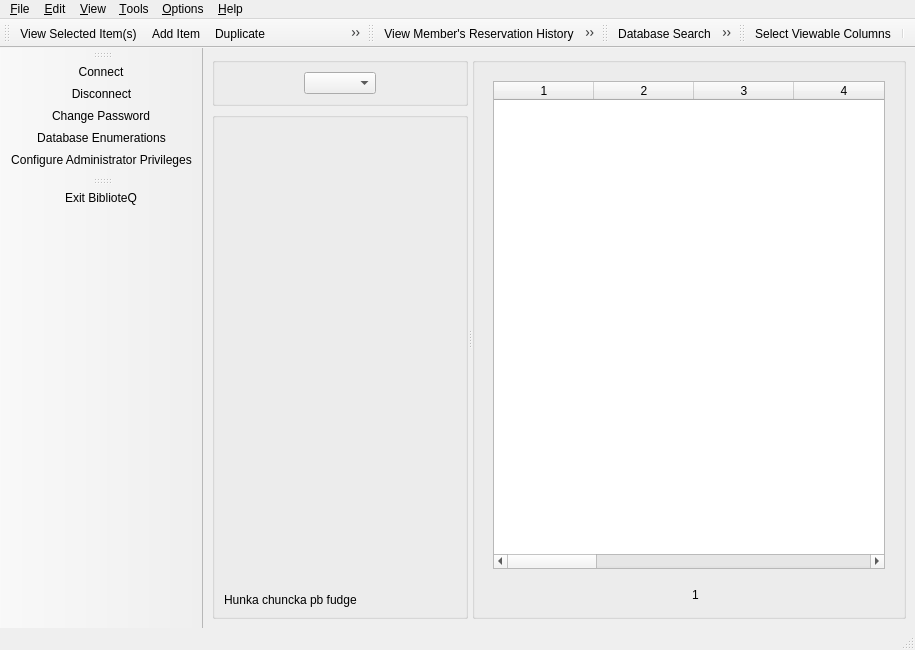
<?xml version="1.0" encoding="UTF-8"?>
<ui version="4.0">
 <class>mainWindow</class>
 <widget class="QMainWindow" name="mainWindow">
  <property name="geometry">
   <rect>
    <x>0</x>
    <y>0</y>
    <width>900</width>
    <height>650</height>
   </rect>
  </property>
  <property name="windowTitle">
   <string>BiblioteQ</string>
  </property>
  <property name="windowIcon">
   <iconset>
    <normaloff>icons.d/book.png</normaloff>icons.d/book.png</iconset>
  </property>
  <widget class="QWidget" name="centralwidget">
   <layout class="QVBoxLayout" name="verticalLayout_4">
    <item>
     <widget class="QSplitter" name="splitter">
      <property name="orientation">
       <enum>Qt::Horizontal</enum>
      </property>
      <widget class="QWidget" name="layoutWidget">
       <layout class="QVBoxLayout" name="verticalLayout_3">
        <item>
         <widget class="QGroupBox" name="groupBox">
          <property name="flat">
           <bool>false</bool>
          </property>
          <layout class="QVBoxLayout" name="verticalLayout_2">
           <item>
            <layout class="QHBoxLayout" name="horizontalLayout">
             <item>
              <spacer name="horizontalSpacer_3">
               <property name="orientation">
                <enum>Qt::Horizontal</enum>
               </property>
               <property name="sizeType">
                <enum>QSizePolicy::Fixed</enum>
               </property>
               <property name="sizeHint" stdset="0">
                <size>
                 <width>40</width>
                 <height>20</height>
                </size>
               </property>
              </spacer>
             </item>
             <item>
              <widget class="QComboBox" name="typefilter">
               <property name="sizePolicy">
                <sizepolicy hsizetype="Fixed" vsizetype="Fixed">
                 <horstretch>0</horstretch>
                 <verstretch>0</verstretch>
                </sizepolicy>
               </property>
              </widget>
             </item>
             <item>
              <spacer name="horizontalSpacer_4">
               <property name="orientation">
                <enum>Qt::Horizontal</enum>
               </property>
               <property name="sizeType">
                <enum>QSizePolicy::Fixed</enum>
               </property>
               <property name="sizeHint" stdset="0">
                <size>
                 <width>40</width>
                 <height>20</height>
                </size>
               </property>
              </spacer>
             </item>
            </layout>
           </item>
          </layout>
         </widget>
        </item>
        <item>
         <widget class="QGroupBox" name="itemSummary">
          <property name="flat">
           <bool>false</bool>
          </property>
          <layout class="QVBoxLayout">
           <item>
            <widget class="QLabel" name="summary">
             <property name="frameShape">
              <enum>QFrame::NoFrame</enum>
             </property>
             <property name="text">
              <string/>
             </property>
             <property name="wordWrap">
              <bool>true</bool>
             </property>
            </widget>
           </item>
           <item>
            <widget class="QLabel" name="frontImage">
             <property name="sizePolicy">
              <sizepolicy hsizetype="Fixed" vsizetype="Preferred">
               <horstretch>0</horstretch>
               <verstretch>0</verstretch>
              </sizepolicy>
             </property>
             <property name="text">
              <string/>
             </property>
             <property name="scaledContents">
              <bool>true</bool>
             </property>
            </widget>
           </item>
           <item>
            <widget class="QLabel" name="backImage">
             <property name="sizePolicy">
              <sizepolicy hsizetype="Fixed" vsizetype="Preferred">
               <horstretch>0</horstretch>
               <verstretch>0</verstretch>
              </sizepolicy>
             </property>
             <property name="text">
              <string/>
             </property>
             <property name="scaledContents">
              <bool>true</bool>
             </property>
            </widget>
           </item>
           <item>
            <spacer>
             <property name="orientation">
              <enum>Qt::Vertical</enum>
             </property>
             <property name="sizeHint" stdset="0">
              <size>
               <width>20</width>
               <height>47</height>
              </size>
             </property>
            </spacer>
           </item>
           <item>
            <widget class="QLabel" name="label">
             <property name="text">
              <string>Hunka chuncka pb fudge</string>
             </property>
            </widget>
           </item>
          </layout>
         </widget>
        </item>
       </layout>
      </widget>
      <widget class="QGroupBox" name="groupBox_2">
       <layout class="QVBoxLayout" name="verticalLayout">
        <item>
         <widget class="QStackedWidget" name="stackedWidget">
          <property name="currentIndex">
           <number>1</number>
          </property>
          <widget class="QWidget" name="page_2">
           <layout class="QVBoxLayout" name="verticalLayout_6">
            <item>
             <widget class="QGraphicsView" name="graphicsView">
              <property name="viewportUpdateMode">
               <enum>QGraphicsView::FullViewportUpdate</enum>
              </property>
             </widget>
            </item>
           </layout>
          </widget>
          <widget class="QWidget" name="page">
           <layout class="QVBoxLayout" name="verticalLayout_5">
            <item>
             <widget class="main_table" name="table">
              <property name="editTriggers">
               <set>QAbstractItemView::NoEditTriggers</set>
              </property>
              <property name="showDropIndicator" stdset="0">
               <bool>true</bool>
              </property>
              <property name="dragEnabled">
               <bool>false</bool>
              </property>
              <property name="alternatingRowColors">
               <bool>true</bool>
              </property>
              <property name="selectionMode">
               <enum>QAbstractItemView::MultiSelection</enum>
              </property>
              <property name="selectionBehavior">
               <enum>QAbstractItemView::SelectRows</enum>
              </property>
              <property name="verticalScrollMode">
               <enum>QAbstractItemView::ScrollPerItem</enum>
              </property>
              <property name="horizontalScrollMode">
               <enum>QAbstractItemView::ScrollPerPixel</enum>
              </property>
              <property name="showGrid">
               <bool>true</bool>
              </property>
              <property name="sortingEnabled">
               <bool>true</bool>
              </property>
              <property name="columnCount">
               <number>16</number>
              </property>
              <attribute name="horizontalHeaderShowSortIndicator" stdset="0">
               <bool>true</bool>
              </attribute>
              <column>
               <property name="text">
                <string>1</string>
               </property>
              </column>
              <column>
               <property name="text">
                <string>2</string>
               </property>
              </column>
              <column>
               <property name="text">
                <string>3</string>
               </property>
              </column>
              <column>
               <property name="text">
                <string>4</string>
               </property>
              </column>
              <column>
               <property name="text">
                <string>5</string>
               </property>
              </column>
              <column>
               <property name="text">
                <string>6</string>
               </property>
              </column>
              <column>
               <property name="text">
                <string>7</string>
               </property>
              </column>
              <column>
               <property name="text">
                <string>8</string>
               </property>
              </column>
              <column>
               <property name="text">
                <string>9</string>
               </property>
              </column>
              <column>
               <property name="text">
                <string>10</string>
               </property>
              </column>
              <column>
               <property name="text">
                <string>11</string>
               </property>
              </column>
              <column>
               <property name="text">
                <string>12</string>
               </property>
              </column>
              <column>
               <property name="text">
                <string>13</string>
               </property>
              </column>
              <column>
               <property name="text">
                <string>14</string>
               </property>
              </column>
              <column>
               <property name="text">
                <string>15</string>
               </property>
              </column>
              <column>
               <property name="text">
                <string>16</string>
               </property>
              </column>
             </widget>
            </item>
           </layout>
          </widget>
         </widget>
        </item>
        <item>
         <layout class="QHBoxLayout" name="horizontalLayout_2">
          <item>
           <widget class="QLabel" name="itemsCountLabel">
            <property name="text">
             <string/>
            </property>
           </widget>
          </item>
          <item>
           <spacer name="horizontalSpacer_5">
            <property name="orientation">
             <enum>Qt::Horizontal</enum>
            </property>
            <property name="sizeHint" stdset="0">
             <size>
              <width>40</width>
              <height>20</height>
             </size>
            </property>
           </spacer>
          </item>
          <item>
           <widget class="QToolButton" name="previousPageButton">
            <property name="toolTip">
             <string>Previous Page</string>
            </property>
            <property name="icon">
             <iconset>
              <normaloff>icons.d/16x16/previous.png</normaloff>icons.d/16x16/previous.png</iconset>
            </property>
            <property name="iconSize">
             <size>
              <width>16</width>
              <height>16</height>
             </size>
            </property>
            <property name="autoRaise">
             <bool>true</bool>
            </property>
           </widget>
          </item>
          <item>
           <widget class="QLabel" name="pagesLabel">
            <property name="text">
             <string>1</string>
            </property>
            <property name="textFormat">
             <enum>Qt::RichText</enum>
            </property>
            <property name="alignment">
             <set>Qt::AlignCenter</set>
            </property>
           </widget>
          </item>
          <item>
           <widget class="QToolButton" name="nextPageButton">
            <property name="toolTip">
             <string>Next Page</string>
            </property>
            <property name="icon">
             <iconset>
              <normaloff>icons.d/16x16/next.png</normaloff>icons.d/16x16/next.png</iconset>
            </property>
            <property name="iconSize">
             <size>
              <width>16</width>
              <height>16</height>
             </size>
            </property>
            <property name="autoRaise">
             <bool>true</bool>
            </property>
           </widget>
          </item>
          <item>
           <spacer name="horizontalSpacer">
            <property name="orientation">
             <enum>Qt::Horizontal</enum>
            </property>
            <property name="sizeHint" stdset="0">
             <size>
              <width>40</width>
              <height>20</height>
             </size>
            </property>
           </spacer>
          </item>
         </layout>
        </item>
       </layout>
      </widget>
     </widget>
    </item>
   </layout>
  </widget>
  <widget class="QMenuBar" name="menubar">
   <property name="geometry">
    <rect>
     <x>0</x>
     <y>0</y>
     <width>900</width>
     <height>21</height>
    </rect>
   </property>
   <widget class="QMenu" name="menuHelp">
    <property name="title">
     <string>&amp;Help</string>
    </property>
    <addaction name="actionAbout"/>
   </widget>
   <widget class="QMenu" name="menuTools">
    <property name="title">
     <string>&amp;Tools</string>
    </property>
    <addaction name="actionResizeColumns"/>
    <addaction name="actionShowErrorDialog"/>
    <addaction name="separator"/>
    <addaction name="actionDatabaseSearch"/>
    <addaction name="actionRefreshTable"/>
   </widget>
   <widget class="QMenu" name="menu_File">
    <property name="title">
     <string>&amp;File</string>
    </property>
    <widget class="QMenu" name="menu_Recent_SQLite_Files">
     <property name="title">
      <string>&amp;Recent SQLite Files</string>
     </property>
    </widget>
    <addaction name="action_New_SQLite_Database"/>
    <addaction name="menu_Recent_SQLite_Files"/>
    <addaction name="separator"/>
    <addaction name="actionConnect"/>
    <addaction name="actionDisconnect"/>
    <addaction name="separator"/>
    <addaction name="actionExport_Current_View"/>
    <addaction name="separator"/>
    <addaction name="actionExit"/>
   </widget>
   <widget class="QMenu" name="menu_Edit">
    <property name="title">
     <string>&amp;Edit</string>
    </property>
    <widget class="QMenu" name="menu_Add_Item">
     <property name="title">
      <string>&amp;Add Item</string>
     </property>
     <property name="icon">
      <iconset>
       <normaloff>icons.d/16x16/add.png</normaloff>icons.d/16x16/add.png</iconset>
     </property>
     <addaction name="action_Book"/>
     <addaction name="action_DVD"/>
     <addaction name="action_Journal"/>
     <addaction name="action_Magazine"/>
     <addaction name="actionMusic_CD"/>
     <addaction name="action_Video_Game"/>
    </widget>
    <addaction name="menu_Add_Item"/>
    <addaction name="actionDeleteEntry"/>
    <addaction name="actionDuplicateEntry"/>
    <addaction name="actionModifyEntry"/>
   </widget>
   <widget class="QMenu" name="menu_View">
    <property name="title">
     <string>&amp;View</string>
    </property>
    <addaction name="actionMembersBrowser"/>
    <addaction name="actionViewDetails"/>
    <addaction name="separator"/>
   </widget>
   <widget class="QMenu" name="menuOptions">
    <property name="title">
     <string>&amp;Options</string>
    </property>
    <widget class="QMenu" name="menuEntriesPerPage">
     <property name="title">
      <string>E&amp;ntries per Page</string>
     </property>
    </widget>
    <widget class="QMenu" name="menuPreferredZ3950Server">
     <property name="title">
      <string>Preferred &amp;Z39.50 Site</string>
     </property>
    </widget>
    <addaction name="actionAutomaticallySaveSettingsOnExit"/>
    <addaction name="actionShowGrid"/>
    <addaction name="actionPopulate_Administrator_Browser_Table_on_Display"/>
    <addaction name="actionPopulate_Database_Enumerations_Browser_on_Display"/>
    <addaction name="actionPopulate_Members_Browser_Table_on_Display"/>
    <addaction name="actionPopulateOnStart"/>
    <addaction name="actionAutoPopulateOnCreation"/>
    <addaction name="actionPreserveGeometry"/>
    <addaction name="actionResetErrorLogOnDisconnect"/>
    <addaction name="separator"/>
    <addaction name="menuEntriesPerPage"/>
    <addaction name="menuPreferredZ3950Server"/>
    <addaction name="separator"/>
    <addaction name="actionSaveSettings"/>
    <addaction name="actionSetGlobalFonts"/>
   </widget>
   <addaction name="menu_File"/>
   <addaction name="menu_Edit"/>
   <addaction name="menu_View"/>
   <addaction name="menuTools"/>
   <addaction name="menuOptions"/>
   <addaction name="menuHelp"/>
  </widget>
  <widget class="QStatusBar" name="statusbar"/>
  <widget class="QToolBar" name="toolBar">
   <property name="windowTitle">
    <string>Connect Toobar</string>
   </property>
   <property name="iconSize">
    <size>
     <width>32</width>
     <height>32</height>
    </size>
   </property>
   <attribute name="toolBarArea">
    <enum>LeftToolBarArea</enum>
   </attribute>
   <attribute name="toolBarBreak">
    <bool>false</bool>
   </attribute>
   <addaction name="connectTool"/>
   <addaction name="disconnectTool"/>
   <addaction name="actionChangePassword"/>
   <addaction name="actionDatabase_Enumerations"/>
   <addaction name="actionConfigureAdministratorPrivileges"/>
  </widget>
  <widget class="QToolBar" name="toolBar_2">
   <property name="windowTitle">
    <string>Edit Toolbar</string>
   </property>
   <property name="iconSize">
    <size>
     <width>32</width>
     <height>32</height>
    </size>
   </property>
   <attribute name="toolBarArea">
    <enum>TopToolBarArea</enum>
   </attribute>
   <attribute name="toolBarBreak">
    <bool>false</bool>
   </attribute>
   <addaction name="detailsTool"/>
   <addaction name="createTool"/>
   <addaction name="duplicateTool"/>
   <addaction name="deleteTool"/>
   <addaction name="modifyTool"/>
   <addaction name="printTool"/>
  </widget>
  <widget class="QToolBar" name="toolBar_3">
   <property name="windowTitle">
    <string>Reservations Toolbar</string>
   </property>
   <property name="iconSize">
    <size>
     <width>32</width>
     <height>32</height>
    </size>
   </property>
   <attribute name="toolBarArea">
    <enum>TopToolBarArea</enum>
   </attribute>
   <attribute name="toolBarBreak">
    <bool>false</bool>
   </attribute>
   <addaction name="actionReservationHistory"/>
   <addaction name="actionRequests"/>
   <addaction name="reserveTool"/>
   <addaction name="userTool"/>
  </widget>
  <widget class="QToolBar" name="toolBar_4">
   <property name="windowTitle">
    <string>Search Toolbar</string>
   </property>
   <property name="iconSize">
    <size>
     <width>32</width>
     <height>32</height>
    </size>
   </property>
   <attribute name="toolBarArea">
    <enum>TopToolBarArea</enum>
   </attribute>
   <attribute name="toolBarBreak">
    <bool>false</bool>
   </attribute>
   <addaction name="searchTool"/>
   <addaction name="customQueryTool"/>
   <addaction name="refreshTool"/>
  </widget>
  <widget class="QToolBar" name="toolBar_5">
   <property name="windowTitle">
    <string>Configurations Toolbar</string>
   </property>
   <property name="iconSize">
    <size>
     <width>32</width>
     <height>32</height>
    </size>
   </property>
   <attribute name="toolBarArea">
    <enum>TopToolBarArea</enum>
   </attribute>
   <attribute name="toolBarBreak">
    <bool>false</bool>
   </attribute>
   <addaction name="configTool"/>
   <addaction name="separator"/>
  </widget>
  <widget class="QToolBar" name="toolBar_6">
   <property name="windowTitle">
    <string>Exit Toolbar</string>
   </property>
   <property name="iconSize">
    <size>
     <width>32</width>
     <height>32</height>
    </size>
   </property>
   <attribute name="toolBarArea">
    <enum>LeftToolBarArea</enum>
   </attribute>
   <attribute name="toolBarBreak">
    <bool>false</bool>
   </attribute>
   <addaction name="exitTool"/>
  </widget>
  <action name="actionAbout">
   <property name="icon">
    <iconset>
     <normaloff>icons.d/16x16/info.png</normaloff>icons.d/16x16/info.png</iconset>
   </property>
   <property name="text">
    <string>&amp;About</string>
   </property>
  </action>
  <action name="actionShowGrid">
   <property name="checkable">
    <bool>true</bool>
   </property>
   <property name="text">
    <string>&amp;Display Table Grid</string>
   </property>
  </action>
  <action name="actionResizeColumns">
   <property name="icon">
    <iconset>
     <normaloff>icons.d/16x16/resizecol.png</normaloff>icons.d/16x16/resizecol.png</iconset>
   </property>
   <property name="text">
    <string>&amp;Resize Columns to Contents</string>
   </property>
  </action>
  <action name="actionSaveSettings">
   <property name="icon">
    <iconset>
     <normaloff>icons.d/16x16/filesave.png</normaloff>icons.d/16x16/filesave.png</iconset>
   </property>
   <property name="text">
    <string>&amp;Save Settings</string>
   </property>
   <property name="shortcut">
    <string>Ctrl+S</string>
   </property>
  </action>
  <action name="actionPopulateOnStart">
   <property name="checkable">
    <bool>true</bool>
   </property>
   <property name="checked">
    <bool>false</bool>
   </property>
   <property name="text">
    <string>&amp;Populate View on Connect</string>
   </property>
  </action>
  <action name="actionShowErrorDialog">
   <property name="icon">
    <iconset>
     <normaloff>icons.d/16x16/log.png</normaloff>icons.d/16x16/log.png</iconset>
   </property>
   <property name="text">
    <string>View Error &amp;Log</string>
   </property>
   <property name="shortcut">
    <string>Ctrl+L</string>
   </property>
  </action>
  <action name="actionResetErrorLogOnDisconnect">
   <property name="checkable">
    <bool>true</bool>
   </property>
   <property name="text">
    <string>Reset &amp;Error Log on Disconnect</string>
   </property>
  </action>
  <action name="actionConnect">
   <property name="icon">
    <iconset>
     <normaloff>icons.d/16x16/connected.png</normaloff>icons.d/16x16/connected.png</iconset>
   </property>
   <property name="text">
    <string>&amp;Connect</string>
   </property>
   <property name="shortcut">
    <string>Ctrl+C</string>
   </property>
  </action>
  <action name="actionDisconnect">
   <property name="icon">
    <iconset>
     <normaloff>icons.d/16x16/disconnected.png</normaloff>icons.d/16x16/disconnected.png</iconset>
   </property>
   <property name="text">
    <string>&amp;Disconnect</string>
   </property>
   <property name="shortcut">
    <string>Ctrl+D</string>
   </property>
  </action>
  <action name="actionExit">
   <property name="icon">
    <iconset>
     <normaloff>icons.d/16x16/exit.png</normaloff>icons.d/16x16/exit.png</iconset>
   </property>
   <property name="text">
    <string>Exit Bibliote&amp;Q</string>
   </property>
   <property name="shortcut">
    <string>Ctrl+Q</string>
   </property>
  </action>
  <action name="actionDeleteEntry">
   <property name="icon">
    <iconset>
     <normaloff>icons.d/16x16/eraser.png</normaloff>icons.d/16x16/eraser.png</iconset>
   </property>
   <property name="text">
    <string>&amp;Delete Selected Item(s)</string>
   </property>
   <property name="shortcut">
    <string>Ctrl+X</string>
   </property>
  </action>
  <action name="actionModifyEntry">
   <property name="icon">
    <iconset>
     <normaloff>icons.d/16x16/edit.png</normaloff>icons.d/16x16/edit.png</iconset>
   </property>
   <property name="text">
    <string>&amp;Modify Selected Item(s)</string>
   </property>
   <property name="shortcut">
    <string>Ctrl+V</string>
   </property>
  </action>
  <action name="actionMembersBrowser">
   <property name="icon">
    <iconset>
     <normaloff>icons.d/16x16/members.png</normaloff>icons.d/16x16/members.png</iconset>
   </property>
   <property name="text">
    <string>&amp;Members Browser</string>
   </property>
   <property name="shortcut">
    <string>Ctrl+M</string>
   </property>
  </action>
  <action name="actionDatabaseSearch">
   <property name="icon">
    <iconset>
     <normaloff>icons.d/16x16/find.png</normaloff>icons.d/16x16/find.png</iconset>
   </property>
   <property name="text">
    <string>&amp;Database Search</string>
   </property>
   <property name="iconText">
    <string>Database Search</string>
   </property>
   <property name="toolTip">
    <string>Database Search</string>
   </property>
   <property name="shortcut">
    <string>Ctrl+F</string>
   </property>
  </action>
  <action name="actionRefreshTable">
   <property name="icon">
    <iconset>
     <normaloff>icons.d/16x16/reload.png</normaloff>icons.d/16x16/reload.png</iconset>
   </property>
   <property name="text">
    <string>&amp;Refresh View</string>
   </property>
   <property name="shortcut">
    <string>Ctrl+R</string>
   </property>
  </action>
  <action name="actionViewDetails">
   <property name="icon">
    <iconset>
     <normaloff>icons.d/16x16/details.png</normaloff>icons.d/16x16/details.png</iconset>
   </property>
   <property name="text">
    <string>&amp;Selected Item(s)</string>
   </property>
   <property name="shortcut">
    <string>Ctrl+V</string>
   </property>
  </action>
  <action name="actionSetGlobalFonts">
   <property name="icon">
    <iconset>
     <normaloff>icons.d/16x16/fonts.png</normaloff>icons.d/16x16/fonts.png</iconset>
   </property>
   <property name="text">
    <string>Select &amp;Global Font</string>
   </property>
   <property name="shortcut">
    <string>Ctrl+G</string>
   </property>
  </action>
  <action name="actionAutoPopulateOnCreation">
   <property name="checkable">
    <bool>true</bool>
   </property>
   <property name="text">
    <string>Populate View on Item &amp;Creation</string>
   </property>
  </action>
  <action name="connectTool">
   <property name="icon">
    <iconset>
     <normaloff>icons.d/32x32/connect_established.png</normaloff>icons.d/32x32/connect_established.png</iconset>
   </property>
   <property name="text">
    <string>Connect</string>
   </property>
  </action>
  <action name="disconnectTool">
   <property name="icon">
    <iconset>
     <normaloff>icons.d/32x32/connect_no.png</normaloff>icons.d/32x32/connect_no.png</iconset>
   </property>
   <property name="text">
    <string>Disconnect</string>
   </property>
  </action>
  <action name="detailsTool">
   <property name="icon">
    <iconset>
     <normaloff>icons.d/32x32/details.png</normaloff>icons.d/32x32/details.png</iconset>
   </property>
   <property name="text">
    <string>View Selected Item(s)</string>
   </property>
  </action>
  <action name="createTool">
   <property name="icon">
    <iconset>
     <normaloff>icons.d/32x32/add.png</normaloff>icons.d/32x32/add.png</iconset>
   </property>
   <property name="text">
    <string>Add Item</string>
   </property>
   <property name="menuRole">
    <enum>QAction::TextHeuristicRole</enum>
   </property>
  </action>
  <action name="deleteTool">
   <property name="icon">
    <iconset>
     <normaloff>icons.d/32x32/remove.png</normaloff>icons.d/32x32/remove.png</iconset>
   </property>
   <property name="text">
    <string>Delete Selected Item(s)</string>
   </property>
  </action>
  <action name="modifyTool">
   <property name="icon">
    <iconset>
     <normaloff>icons.d/32x32/edit.png</normaloff>icons.d/32x32/edit.png</iconset>
   </property>
   <property name="text">
    <string>Modify Selected Item(s)</string>
   </property>
  </action>
  <action name="printTool">
   <property name="icon">
    <iconset>
     <normaloff>icons.d/32x32/print.png</normaloff>icons.d/32x32/print.png</iconset>
   </property>
   <property name="text">
    <string>Print Current View</string>
   </property>
  </action>
  <action name="reserveTool">
   <property name="icon">
    <iconset>
     <normaloff>icons.d/32x32/checkout.png</normaloff>icons.d/32x32/checkout.png</iconset>
   </property>
   <property name="text">
    <string>Reserve Selected Item</string>
   </property>
  </action>
  <action name="userTool">
   <property name="icon">
    <iconset>
     <normaloff>icons.d/32x32/members.png</normaloff>icons.d/32x32/members.png</iconset>
   </property>
   <property name="text">
    <string>Display Members Browser</string>
   </property>
  </action>
  <action name="searchTool">
   <property name="icon">
    <iconset>
     <normaloff>icons.d/32x32/find.png</normaloff>icons.d/32x32/find.png</iconset>
   </property>
   <property name="text">
    <string>Database Search</string>
   </property>
  </action>
  <action name="customQueryTool">
   <property name="icon">
    <iconset>
     <normaloff>icons.d/32x32/customquery.png</normaloff>icons.d/32x32/customquery.png</iconset>
   </property>
   <property name="text">
    <string>Custom Database Query</string>
   </property>
  </action>
  <action name="refreshTool">
   <property name="icon">
    <iconset>
     <normaloff>icons.d/32x32/reload.png</normaloff>icons.d/32x32/reload.png</iconset>
   </property>
   <property name="text">
    <string>Refresh Table</string>
   </property>
  </action>
  <action name="configTool">
   <property name="icon">
    <iconset>
     <normaloff>icons.d/32x32/configure.png</normaloff>icons.d/32x32/configure.png</iconset>
   </property>
   <property name="text">
    <string>Select Viewable Columns</string>
   </property>
  </action>
  <action name="exitTool">
   <property name="icon">
    <iconset>
     <normaloff>icons.d/32x32/exit.png</normaloff>icons.d/32x32/exit.png</iconset>
   </property>
   <property name="text">
    <string>Exit BiblioteQ</string>
   </property>
  </action>
  <action name="actionReservationHistory">
   <property name="icon">
    <iconset>
     <normaloff>icons.d/32x32/history.png</normaloff>icons.d/32x32/history.png</iconset>
   </property>
   <property name="text">
    <string>View Member's Reservation History</string>
   </property>
  </action>
  <action name="actionChangePassword">
   <property name="icon">
    <iconset>
     <normaloff>icons.d/32x32/password.png</normaloff>icons.d/32x32/password.png</iconset>
   </property>
   <property name="text">
    <string>Change Password</string>
   </property>
  </action>
  <action name="actionPreserveGeometry">
   <property name="checkable">
    <bool>true</bool>
   </property>
   <property name="text">
    <string>Preserve Main &amp;Window's Geometry</string>
   </property>
  </action>
  <action name="actionAutomaticallySaveSettingsOnExit">
   <property name="checkable">
    <bool>true</bool>
   </property>
   <property name="text">
    <string>Automatically Save Settings on E&amp;xit</string>
   </property>
  </action>
  <action name="actionConfigureAdministratorPrivileges">
   <property name="icon">
    <iconset>
     <normaloff>icons.d/32x32/identity.png</normaloff>icons.d/32x32/identity.png</iconset>
   </property>
   <property name="text">
    <string>Configure Administrator Privileges</string>
   </property>
  </action>
  <action name="actionRequests">
   <property name="icon">
    <iconset>
     <normaloff>icons.d/32x32/request.png</normaloff>icons.d/32x32/request.png</iconset>
   </property>
   <property name="text">
    <string>Item Requests</string>
   </property>
  </action>
  <action name="actionPopulate_Members_Browser_Table_on_Display">
   <property name="checkable">
    <bool>true</bool>
   </property>
   <property name="text">
    <string>Populate &amp;Members Browser Table on Display</string>
   </property>
  </action>
  <action name="actionPopulate_Administrator_Browser_Table_on_Display">
   <property name="checkable">
    <bool>true</bool>
   </property>
   <property name="text">
    <string>Populate &amp;Administrator Browser Table on Display</string>
   </property>
  </action>
  <action name="action_New_SQLite_Database">
   <property name="icon">
    <iconset>
     <normaloff>icons.d/16x16/filenew.png</normaloff>icons.d/16x16/filenew.png</iconset>
   </property>
   <property name="text">
    <string>&amp;New SQLite Database</string>
   </property>
   <property name="shortcut">
    <string>Ctrl+N</string>
   </property>
  </action>
  <action name="actionDatabase_Enumerations">
   <property name="icon">
    <iconset>
     <normaloff>icons.d/32x32/settings.png</normaloff>icons.d/32x32/settings.png</iconset>
   </property>
   <property name="text">
    <string>Database Enumerations</string>
   </property>
   <property name="toolTip">
    <string>Database Enumerations</string>
   </property>
  </action>
  <action name="actionPopulate_Database_Enumerations_Browser_on_Display">
   <property name="checkable">
    <bool>true</bool>
   </property>
   <property name="text">
    <string>Populate Database En&amp;umerations Browser on Display</string>
   </property>
  </action>
  <action name="actionExport_Current_View">
   <property name="icon">
    <iconset>
     <normaloff>icons.d/16x16/fileexport.png</normaloff>icons.d/16x16/fileexport.png</iconset>
   </property>
   <property name="text">
    <string>&amp;Export Table View as CSV</string>
   </property>
  </action>
  <action name="duplicateTool">
   <property name="icon">
    <iconset>
     <normaloff>icons.d/32x32/duplicate.png</normaloff>icons.d/32x32/duplicate.png</iconset>
   </property>
   <property name="text">
    <string>Duplicate</string>
   </property>
   <property name="toolTip">
    <string>Duplicate Selected Item(s)</string>
   </property>
  </action>
  <action name="actionDuplicateEntry">
   <property name="icon">
    <iconset>
     <normaloff>icons.d/16x16/editcopy.png</normaloff>icons.d/16x16/editcopy.png</iconset>
   </property>
   <property name="text">
    <string>D&amp;uplicate Selected Item(s)</string>
   </property>
   <property name="shortcut">
    <string>Ctrl+U</string>
   </property>
  </action>
  <action name="action_Book">
   <property name="text">
    <string>&amp;Book</string>
   </property>
  </action>
  <action name="action_DVD">
   <property name="text">
    <string>&amp;DVD</string>
   </property>
  </action>
  <action name="action_Journal">
   <property name="text">
    <string>&amp;Journal</string>
   </property>
  </action>
  <action name="action_Magazine">
   <property name="text">
    <string>&amp;Magazine</string>
   </property>
  </action>
  <action name="actionMusic_CD">
   <property name="text">
    <string>Music &amp;CD</string>
   </property>
  </action>
  <action name="action_Video_Game">
   <property name="text">
    <string>&amp;Video Game</string>
   </property>
  </action>
 </widget>
 <customwidgets>
  <customwidget>
   <class>main_table</class>
   <extends>QTableWidget</extends>
   <header>main_table.h</header>
  </customwidget>
 </customwidgets>
 <tabstops>
  <tabstop>typefilter</tabstop>
  <tabstop>table</tabstop>
  <tabstop>graphicsView</tabstop>
  <tabstop>previousPageButton</tabstop>
  <tabstop>nextPageButton</tabstop>
 </tabstops>
 <resources/>
 <connections/>
</ui>
